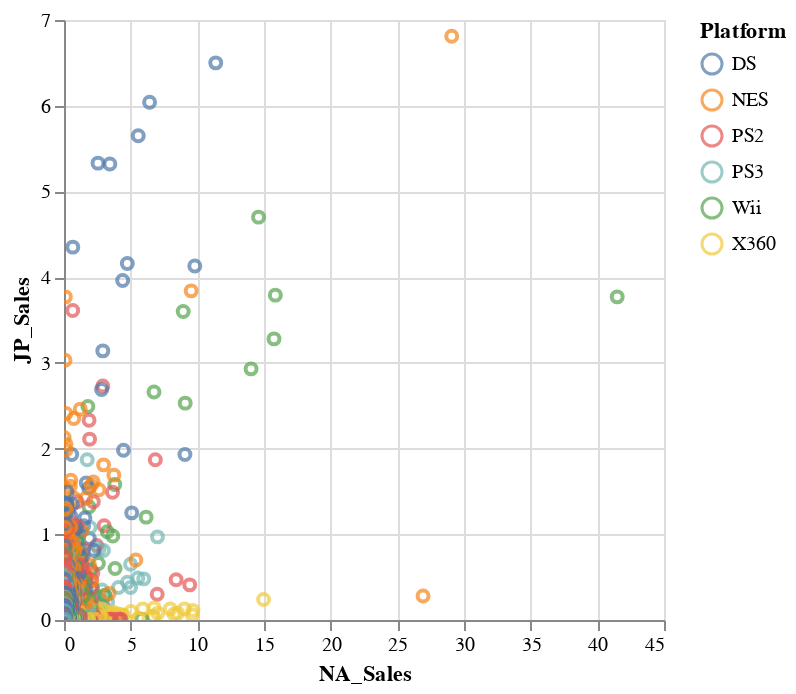

This figure's notebook cell:
### Markdown cell above
### Exercise 3

Here, we're going to take advantage of the ability of `altair` to create interactive visualizations.  

**Take a screenshot after doing each of the prompts, and put them into a writeup document**.

1. First, look at the example of an interactive scatterplot at ([https://altair-viz.github.io/gallery/scatter_tooltips.html](https://altair-viz.github.io/gallery/scatter_tooltips.html)).  Implement all three features you see there - add color based on platform, add a tooltip, and call `.interactive()`.  What types of analysis can you do now with the tooltips and interactivity?
2. Next, recreate a much more complicated interactive chart, found at ([https://altair-viz.github.io/gallery/interactive_cross_highlight.html](https://altair-viz.github.io/gallery/interactive_cross_highlight.html)).  You will need to adapt the code in that example to use our data.  You can use it to show the count of units sold per Platform, and let the user select a different heatmap for each Platform.  Try to figure out how to use a log scale, so that you can see more of the data in those regions.  In your writeup, describe this interactive plot - what is the visual encoding, in terms of marks and channels?  **Be aware that the example for altair is based on Altair version 5 - if you have an earlier version of Altair installed, please mkae sure you are looking at the documentation for the correct version**.
3. Write a one paragraph reflection about Altair - when do you think it is useful, compared to the previous two packages?

### Code cell
# Exercise 3.1
# Update this code to make the chart use color, have tooltips, and be interactive.

alt.Chart(sampled_vg_data).mark_point().encode(
    x='NA_Sales',
    y='JP_Sales',
    color='Platform', 
    tooltip=['NA_Sales', 'JP_Sales', 'Platform']  
).interactive()

### Figure 1 — Vega-Lite specification as saved in the notebook (floating-point values rounded to 4 significant figures; data arrays with more than 128 entries replaced by an {"elided": "..."} marker saying what was removed)
{"config": {"view": {"continuousWidth": 300, "continuousHeight": 300}}, "data": {"name": "data-3a1c10f53d5749c0a4428b4d5c38e817"}, "mark": {"type": "point"}, "encoding": {"color": {"field": "Platform", "type": "nominal"}, "tooltip": [{"field": "NA_Sales", "type": "quantitative"}, {"field": "JP_Sales", "type": "quantitative"}, {"field": "Platform", "type": "nominal"}], "x": {"field": "NA_Sales", "type": "quantitative"}, "y": {"field": "JP_Sales", "type": "quantitative"}}, "params": [{"name": "param_6", "select": {"type": "interval", "encodings": ["x", "y"]}, "bind": "scales"}], "$schema": "https://vega.github.io/schema/vega-lite/v5.20.1.json", "datasets": {"data-3a1c10f53d5749c0a4428b4d5c38e817": {"elided": "1565 records"}}}
